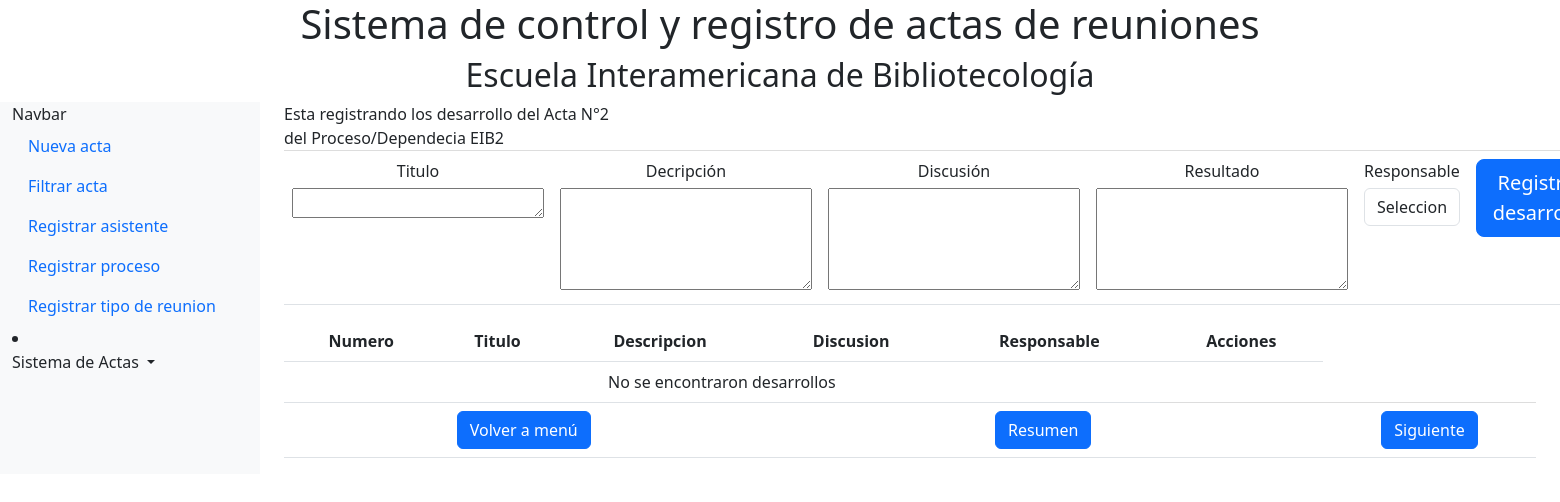
Page /app_registro/RegistroDesarrollo/21/121/2/ on the earlier database version.
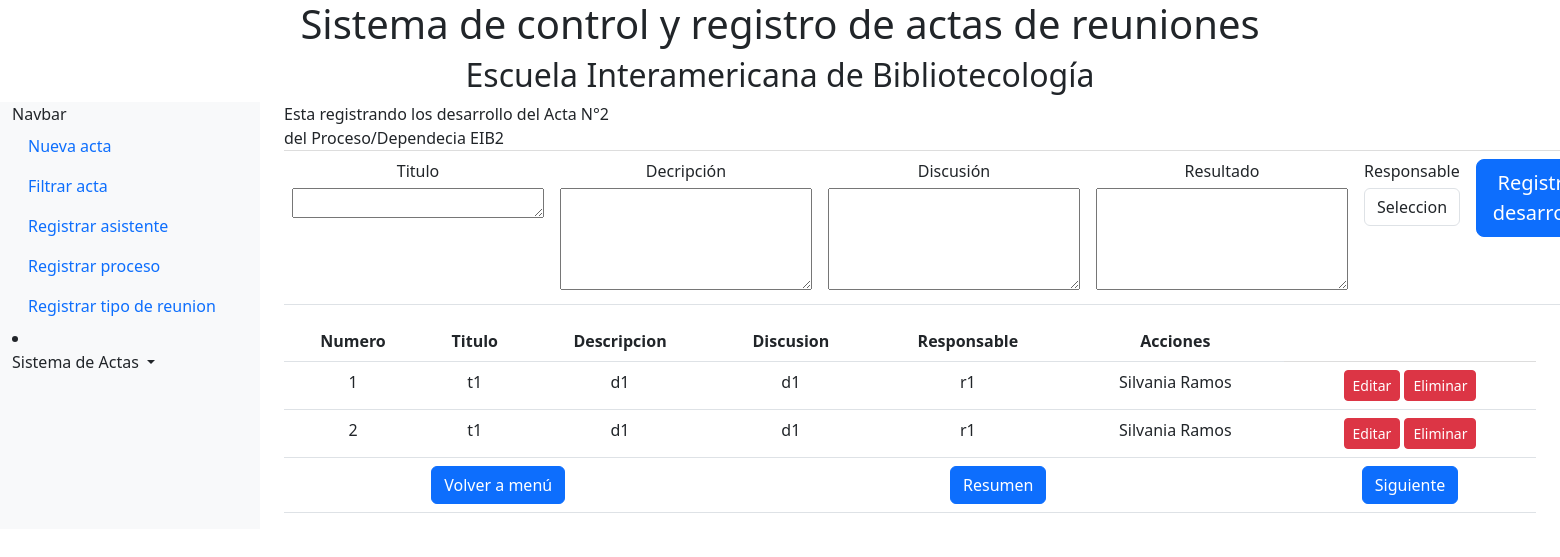
Same page on the later database version.
### app_registro/models.py (models this page shows, shortened)
class Development(models.Model):
    act_id = models.ForeignKey(Act,on_delete =models.CASCADE)
    num = models.IntegerField(default=None)
    tittle =  models.CharField(max_length=2000,null=True, default=None)
    description =  models.CharField(max_length=20000,null=True, default=None)
    discussion =  models.CharField(max_length=20000,null=True, default=None)
    result =  models.CharField(max_length=20000,null=True, default=None)
    user_id = models.ForeignKey(User,on_delete =models.CASCADE,default=None)

class User(models.Model):
    name = models.CharField(max_length=200, default=None)
    mail = models.CharField(max_length=200,null=True,default=None)
    num_id = models.IntegerField(default=None)

### app_registro/views.py (the view)
# urls.py: path('RegistroDesarrollo/<int:act_id>/<str:act_proceso>/<int:act_ident>/', views.RegisterDevelopment, name='RegistroDevelop'),
def RegisterDevelopment(request,act_id,act_proceso,act_ident):
    if request.method == 'POST':
        formdevelopment = RegisterFormDevelopment(request.POST)
        if formdevelopment.is_valid():
            desarrollo = formdevelopment.save(commit=False)
            last_development = Development.objects.filter(act_id=act_id).order_by('-num').first()
            if last_development:
                new_num = last_development.num + 1
            else:
                new_num = 1
            desarrollo.num = new_num
            desarrollo.save()
            url_redireccion = reverse('RegistroDevelop' , args=[act_id, act_proceso, act_ident])
            return redirect(url_redireccion)
        else:
            print("Errores del formulario:")
            print(formdevelopment.errors)
    else:
        formdevelopment = RegisterFormDevelopment()
    desarrollo = Development.objects.filter(act_id=act_id)
    proceso = Dependece.objects.get(cod=act_proceso)
    context = {
            'form': formdevelopment,'act_id': act_id,'act_proceso': act_proceso,
            'act_ident': act_ident,'desarrollo':desarrollo,'proceso': proceso}
    return render(request, 'app_registro/formulario3.html',  context )

### app_registro/forms.py
class RegisterFormDevelopment(forms.ModelForm):
    class Meta:
        model = Development
        fields = "__all__"
    def __init__(self, *args, **kwargs):
        super().__init__(*args, **kwargs)
        self.fields['result'].required = False
        self.fields['discussion'].required = False
        self.fields['num'].required = False
        self.fields['act_id'].required = False
        user = User.objects.values_list('pk','name')
        self.fields['user_id'].choices = user

### Templates/app_registro/formulario3.html (shortened to what the changed rows need)
{% extends 'base.html' %}
{% load static %}
    {% block content %}
    <main class="col-md-9 ms-sm-auto col-lg-10 px-md-4">
              <form method="post" id="myForm">
                <table class="table text-center">
                  <thead>
                    <tr>
                      <th>Numero</th>
                      <th>Titulo</th>
                      <th>Descripcion</th>
                      <th>Discusion</th>
                      <th>Responsable</th>
                      <th>Acciones</th>
                    </tr>
                  </thead>
                  <tbody>
                    {% for user in desarrollo %}
                      <tr>
                        <td>{{ user.num }}</td>
                        <td>{{ user.tittle }}</td>
                        <td>{{ user.description }}</td>
                        <td>{{ user.discussion }}</td>
                        <td>{{ user.result }}</td>
                        <td>{{ user.user_id.name }}</td>
                        <td>
                          <a href="{% url 'EditarRegistroDesarrollo' user.id act_id act_proceso act_ident%}" class="btn btn-danger btn-sm">Editar</a>
                          <a href="{% url 'eliminar_Desarrollo' user.id act_id act_proceso act_ident%}" class="btn btn-danger btn-sm delete-typemeet" data-typemeet-id="{{ user.id }}">Eliminar</a>
                        </td>
                      </tr>
                    {% empty %}
                      <tr>
                        <td colspan="5">No se encontraron desarrollos</td>
                      </tr>
                    {% endfor %}
                  </tbody>
                </table>
              </form>
            </main>
{% endblock %}

Differences in the rows shown:
added Development: num "1", tittle "t1", description "d1", discussion "d1", result "r1", user_id.name "Silvania Ramos"
added Development: num "2", tittle "t1", description "d1", discussion "d1", result "r1", user_id.name "Silvania Ramos"
Other differences:
text no longer shown: "No se encontraron desarrollos"
